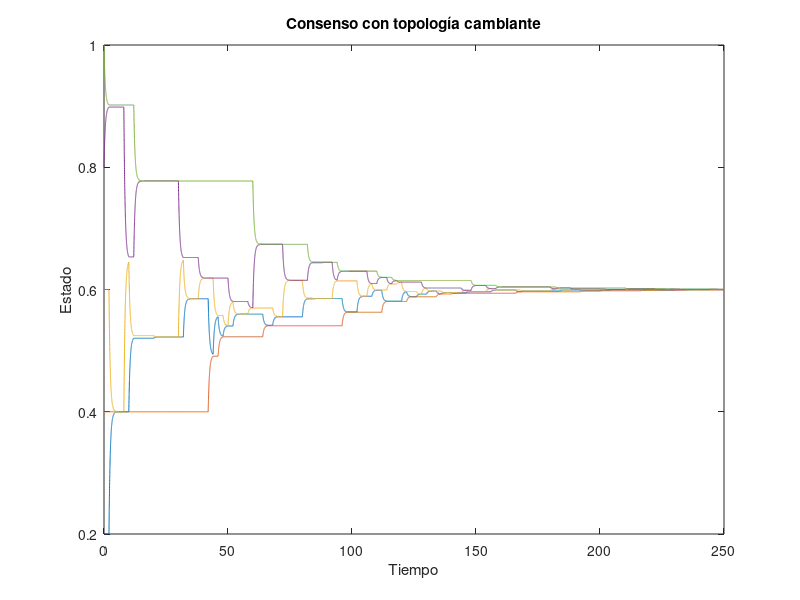

Here is the MATLAB script that generated this plot:
clc
clearvars 
close all 

%Laplacianos
L1=[1 0 -1 0 0;
    0 0 0 0 0;
    -1 0 1 0 0;
    0 0 0 0 0;
    0 0 0 0 0];

L2=[1 -1 0 0 0;
    -1 1 0 0 0;
    0 0 0 0 0;
    0 0 0 0 0;
    0 0 0 0 0];

L3=[1 0 -1 0 0;
    0  0 0 0 0;
    -1 0 1 0 0;
    0  0 0 0 0;
    0  0 0 0 0];

L4=[0 0 0 0 0;
    0 0 0 0 0;
    0 0 1 -1 0;
    0 0 -1 1 0;
    0 0 0 0 0];

L5=[0 0 0 0 0;
    0 0 0 0 0;
    0 0 0 0 0;
    0 0 0 1 -1;
    0 0 0 -1 1];

% 
%Hago el producto Kronecker
m=1; %dimensiones que estoy considerando
Im=eye(m);  
Kron1= kron(L1,Im);
Kron2= kron(L2,Im);
Kron3= kron(L3,Im);
Kron4= kron(L4,Im);
Kron5= kron(L5,Im);
% 
% %% Esta parte es para la simulación del sistema

% %Valores iniciales
xi0=[.2;0.4;0.6;0.8;1];%Guardo los valores iniciales para referencia
xi=xi0;%Uso estos valores en la aproximación de Euler
% 
%periodo de muestreo
Dt=0.01;
tiempo=250; %segundos
iteraciones=tiempo/Dt;

%Simulo el sistema
for k=1:iteraciones
     % Selección aleatoria de la topología cada dos segundos
    if mod(k, 200) == 1
        rand_index = randi([1, 5]);
    end
    
    % Selección del producto de Kronecker correspondiente
    switch rand_index
        case 1
            Kron = Kron1;
        case 2
            Kron = Kron2;
        case 3
            Kron = Kron3;
        case 4
            Kron = Kron4;
        case 5
            Kron = Kron5;
    end
    %Aproximación de Euler con Gamma_kron
    xi(:,k+1)=xi(:,k)-Dt*(Kron*xi(:,k));    
end


%Vectores de tiempo para gráficar
t=linspace(0,tiempo,iteraciones+1);


figure
plot(t,xi);
xlabel('Tiempo');
ylabel('Estado');
title('Consenso con topología cambiante')





